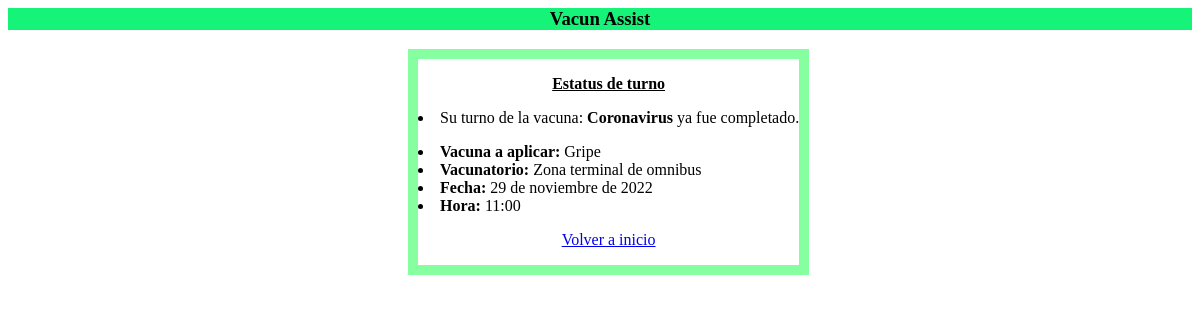
The page /estatus_turno (signed in) on the database as committed earlier.
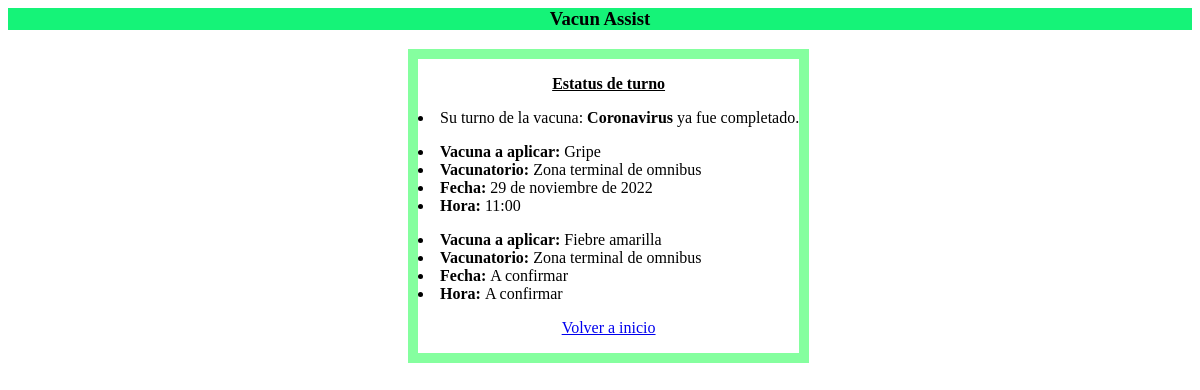
The same page on the database as committed later.
### api_gestion_usuarios/models.py (models this page shows, shortened)
class Turno(models.Model):
    fecha=models.DateField(blank=True, null=True)
    hora=models.TimeField(blank=True, null=True)
    vacuna=models.CharField(max_length=40)
    usuario_a_vacunar=models.CharField(max_length=8)
    vacunatorio=models.CharField(max_length=40, choices=centros_vacunacion)
    estado=models.CharField(max_length=40, choices=estados_turno)
    observaciones=models.CharField(max_length=100, blank=True, null=True, default='Ninguna observación')

### api_gestion_usuarios/views.py (the view)
# urls.py: path('estatus_turno', estatus_turno, name='estatus_turno'),
def estatus_turno(request):
    us=list(Usuario.objects.filter(email=request.user.email))
    dni=us[int(0)].dni
    usuario=us[int(0)]
    turnos=list(Turno.objects.filter(usuario_a_vacunar=dni))
    return render(request, "gestion_usuarios/estatus_turno.html", {"turnos": turnos, "usuario": usuario})

### api_gestion_usuarios/templates/gestion_usuarios/estatus_turno.html (shortened to what this page needs)
{% extends "gestion_usuarios/base.html" %}
{% block content %}
<html>
    <body>
        <span style="float: left; border: solid 10px hsl(133, 100%, 76%); margin-left: 400px;text-align: left">
            <p style="text-align:center">
                <u><b>Estatus de turno</b></u>
            </p>
        {% if turnos %}
            {% for turno in turnos %}
                {% if turno.estado == 'Asignado' or turno.estado == 'Pendiente' %}
                    <li> <b>Vacuna a aplicar:</b> {{turno.vacuna}} </li>
                    <li> <b> Vacunatorio: </b> {{turno.vacunatorio}} </li>
                    {% if turno.fecha %}
                        <li> <b> Fecha: </b>{{turno.fecha}} </li>
                        <li> <b> Hora: </b>{{turno.hora}} </li>
                    {% else %}
                        <li> <b> Fecha: </b>A confirmar </li>
                        <li> <b> Hora: </b>A confirmar  </li>
                    {% endif %}
                {% else %}
                    {% if turno.estado == 'Completo' %}
                        <li> Su turno de la vacuna: <b>{{turno.vacuna}}</b> ya fue completado. </li>
                    {% else %}
                        <li> Su turno de la vacuna: {{turno.vacuna}} no fue completado. Si desea un turno, debe volver a pedirlo. </li>
                        <p> </p>
                    {% endif %}
                {% endif %}
            {% endfor %}
        {% else %}
        No hay turnos para mostrar
        {% endif %}
        <p style="text-align:center">
            <a href="{% url 'inicio' %}">
                Volver a inicio
            </a>
        </p>
    </body>
</html>
{% endblock %}

### api_gestion_usuarios/templates/gestion_usuarios/base.html
<html>
    <head>
        <h3 class="site-heading text-white d-none d-lg-block, font-family: 'Open Sans';
        font-size: 14px;
        color: #ccc;
        line-height: 18px;
        margin-bottom: 20px"
        style="text-align:center; background-color: rgb(21, 243, 120)">
        Vacun Assist
        </h3>
</head>
<body>
    <div style= "text-align: right; margin-right: 100px;">
    {% block content %}
    {% endblock %}
</body>
</html>

Rows that differ between the two databases and show on the page:
added Turno: vacuna "Fiebre amarilla", vacunatorio "Zona terminal de omnibus", shows "Fecha:"
